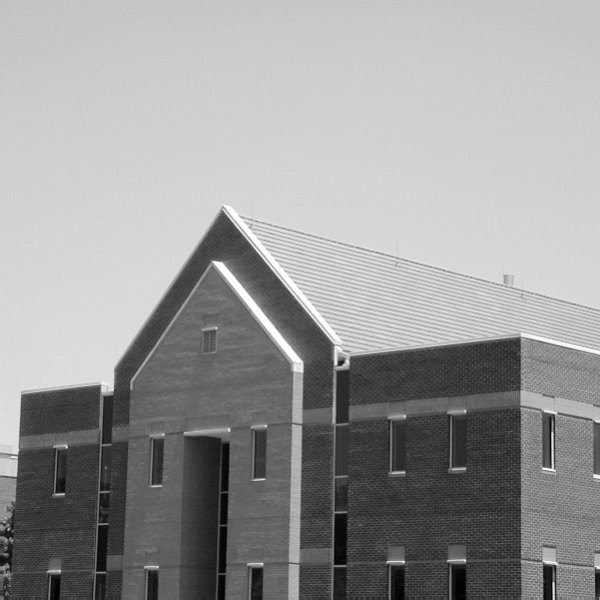
#> input picture Material de lectura Clase IV/Python_Segmentacion/building.tif, 600 x 600 px
$ python PI_U5_Segmentacion.py   (older library calls are emulated)
#> lines starting #> are read from the running program, lines starting #| are printed output that depends on the picture; after the words box and inside, x2 and y2 are one past the last pixel; in counts of white or black regions, pixels touching at a corner belong together
import cv2
import numpy as np
import matplotlib.pyplot as plt

# Defininimos fuinción para mostrar imágenes
def imshow(img, title=None, color_img=False, blocking=False):
    plt.figure()
    if color_img:
        plt.imshow(img)
    else:
        plt.imshow(img, cmap='gray')
    plt.title(title)
    plt.xticks([]), plt.yticks([])
    plt.show(block=blocking)


# --- Cargo Imagen --------------------------------------------------------------
f = cv2.imread('building.tif')              # Leemos imagen
#> f is the input picture: shape (600, 600, 3); min 0, max 255, mean 152.9
gray = cv2.cvtColor(f, cv2.COLOR_BGR2GRAY)  # Pasamos a escala de grises
imshow(gray)

# --- SOBEL ---------------------------------------------------------------------
ddepth = cv2.CV_16S  # Formato salida
grad_x = cv2.Sobel(gray, ddepth, 1, 0, ksize=3) # https://docs.opencv.org/3.4/d4/d86/group__imgproc__filter.html#gacea54f142e81b6758cb6f375ce782c8d
grad_y = cv2.Sobel(gray, ddepth, 0, 1, ksize=3) # Tutorial: https://opencv-python-tutroals.readthedocs.io/en/latest/py_tutorials/py_imgproc/py_gradients/py_gradients.html
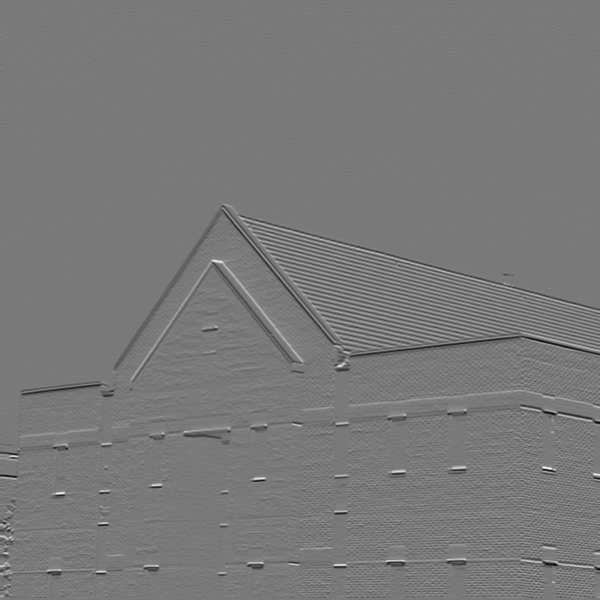
#> grad_y: shape (600, 600) int16; min -621, max 680, mean -1.7; drawn with min black and max white

# Pasamos a 8 bit
abs_grad_x = cv2.convertScaleAbs(grad_x)
abs_grad_y = cv2.convertScaleAbs(grad_y)
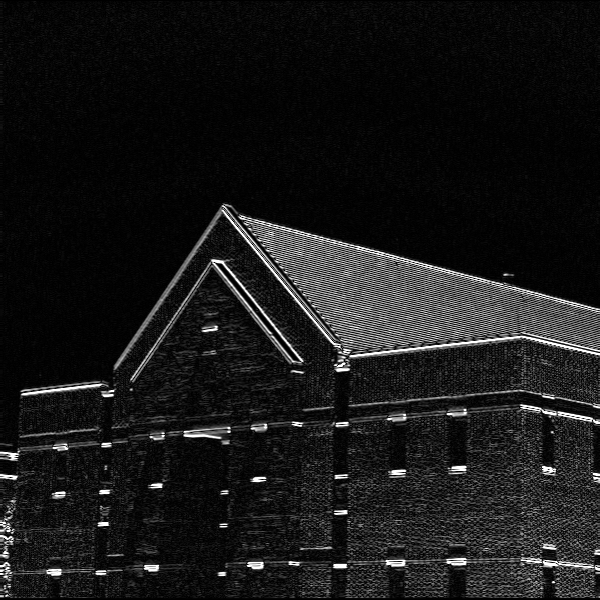
#> abs_grad_y: shape (600, 600); min 0, max 255, mean 24.5
cv2.imshow("Sobel dx", abs_grad_x)
cv2.imshow("Sobel dy", abs_grad_y)

# Sumamos los gradientes en una nueva imagen
grad = cv2.addWeighted(abs_grad_x, 0.5, abs_grad_y, 0.5, 0)
cv2.imshow("Sobel", grad)

# --- Umbralizamos los gradientes -------------------------------
abs_grad_x_th = np.zeros(abs_grad_x.shape)
abs_grad_x_th[abs_grad_x == abs_grad_x.max()] = 255
cv2.imshow("sobel x + umbral", abs_grad_x_th)
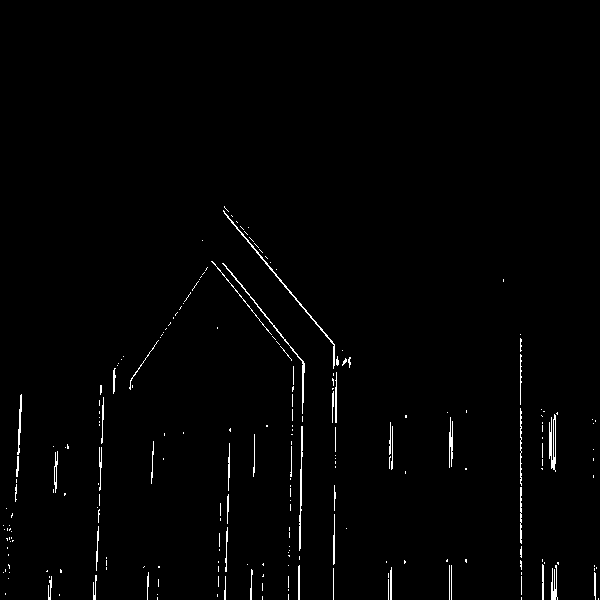
#> window 'sobel x + umbral': shape (600, 600); 1.2% white in thin lines or dots, all inside (x1, y1, x2, y2) = (3, 206, 599, 600)

abs_grad_y_th = np.zeros(abs_grad_y.shape)
abs_grad_y_th[abs_grad_y == abs_grad_y.max()] = 255
cv2.imshow("sobel y + umbral", abs_grad_y_th)

grad_th = np.zeros(grad.shape)
grad_th[grad >= 0.5*grad.max()] = 255
cv2.imshow("sobel x+y + umbral", grad_th)

# --- LoG ----------------------------------------------------------
blur = cv2.GaussianBlur(gray, (3,3), 0)
LoG = cv2.Laplacian(blur, cv2.CV_64F, ksize=3)
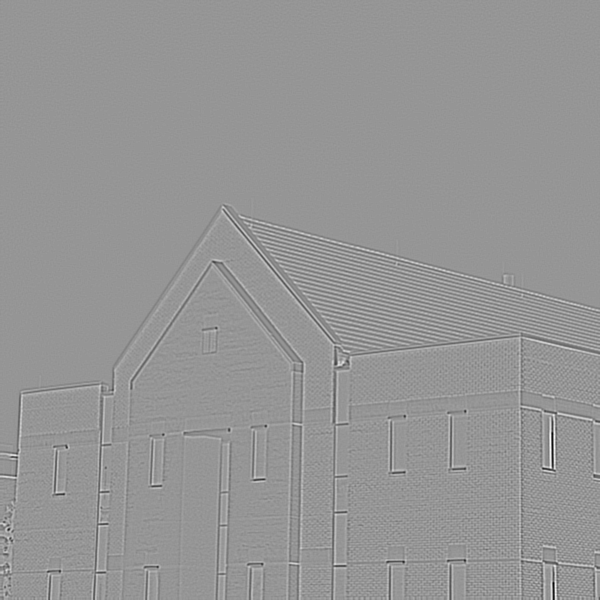
#> LoG: shape (600, 600) float64; min -452, max 318, mean 0; drawn with min black and max white
LoG_abs = cv2.convertScaleAbs(LoG)   # Pasamos a 8 bit
imshow(LoG_abs, title="LoG + abs()")
# imshow(np.abs(LoG), title="LoG")
LoG_abs_th = LoG_abs > LoG_abs.max()*0.3
#> LoG_abs_th: shape (600, 600) bool; 4.2% white in thin lines or dots, all inside (x1, y1, x2, y2) = (0, 205, 600, 600)
imshow(LoG_abs_th, title="LoG + abs() + umbral")

def Zero_crossing(image):
    z_c_image = np.zeros(image.shape)
    # For each pixel, count the number of positive and negative pixels in the neighborhood
    for i in range(1, image.shape[0] - 1):
        for j in range(1, image.shape[1] - 1):
            negative_count = 0
            positive_count = 0
            neighbour = [image[i+1, j-1],image[i+1, j],image[i+1, j+1],image[i, j-1],image[i, j+1],image[i-1, j-1],image[i-1, j],image[i-1, j+1]]
            d = max(neighbour)
            e = min(neighbour)
            for h in neighbour:
                if h>0:
                    positive_count += 1
                elif h<0:
                    negative_count += 1
            # If both negative and positive values exist in the pixel neighborhood, then that pixel is a potential zero crossing

            z_c = ((negative_count > 0) and (positive_count > 0))

            # Change the pixel value with the maximum neighborhood difference with the pixel
            if z_c:
                if image[i,j]>0:
                    z_c_image[i, j] = image[i,j] + np.abs(e)
                elif image[i,j]<0:
                    z_c_image[i, j] = np.abs(image[i,j]) + d
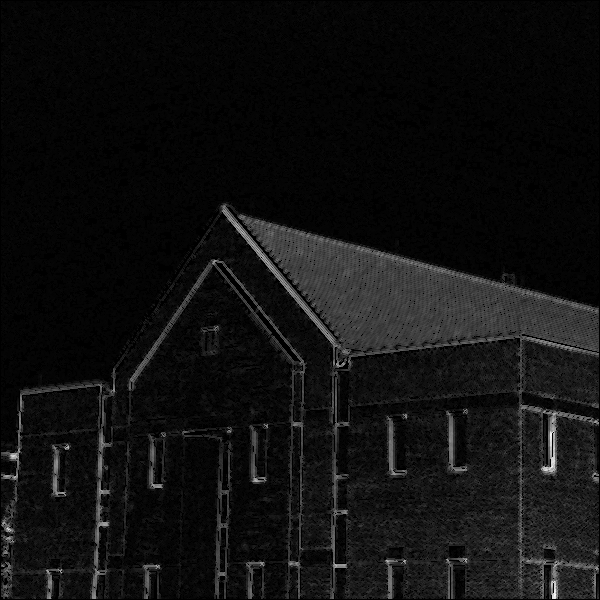
#> z_c_image: shape (600, 600) float64; min 0, max 468, mean 30.4; drawn with min black and max white

    # Normalize and change datatype to 'uint8' (optional)
    z_c_norm = z_c_image/z_c_image.max()*255
    z_c_image = np.uint8(z_c_norm)

    return z_c_image

LoG_z = Zero_crossing(LoG)
th = LoG_z.max()*0.3
#> th = 76.5
LoG_zth = np.uint8(LoG_z > th)*255
#> LoG_zth: shape (600, 600); 3.1% white in thin lines or dots, all inside (x1, y1, x2, y2) = (1, 204, 599, 599)
imshow(LoG_z, title="LoG + Zero Corssing")
imshow(LoG_zth, title="LoG + Zero Corssing + Umbral")


# --- CANNY ---------------------------------------------------------------------------------------
f_blur = cv2.GaussianBlur(f, ksize=(3, 3), sigmaX=1.5)
gcan = cv2.Canny(f_blur, threshold1=0.04*255, threshold2=0.1*255)
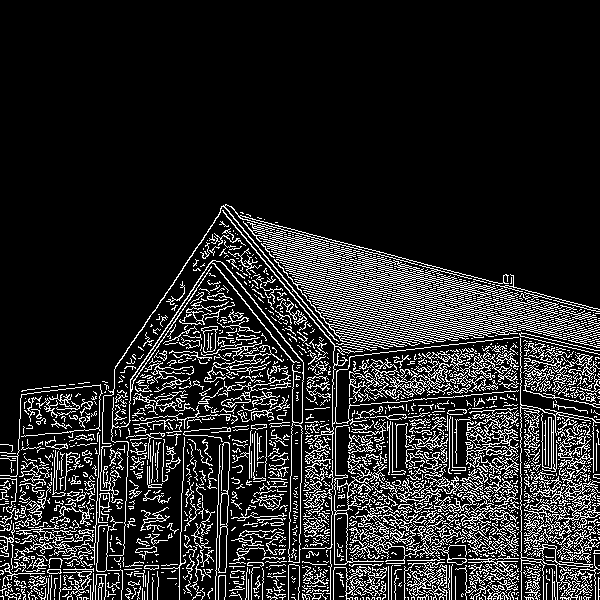
#> gcan: shape (600, 600); 14.9% white in thin lines or dots, all inside (x1, y1, x2, y2) = (0, 204, 600, 600)
gcan = cv2.Canny(f_blur, threshold1=0.4*255, threshold2=0.75*255)
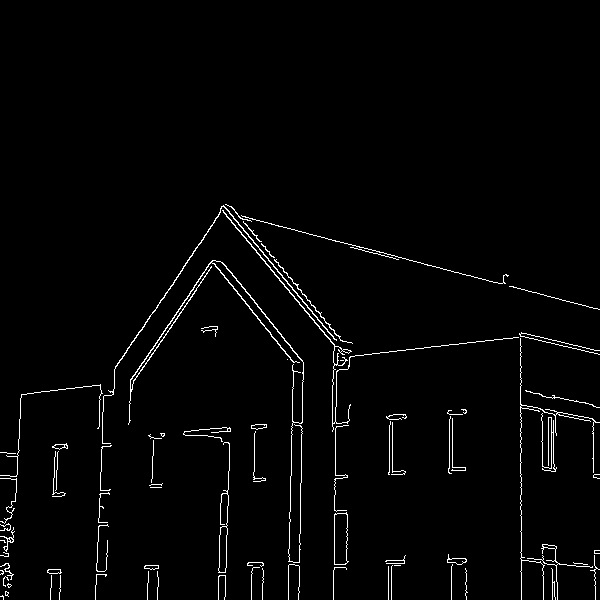
#> gcan: shape (600, 600); 2.1% white in thin lines or dots, all inside (x1, y1, x2, y2) = (0, 204, 600, 600)
cv2.imshow("Canny", gcan)


# --- Contornos -----------------------------------------------------------------------------------
f = cv2.imread('contornos.png')             # Leemos imagen
#> (the run stopped early here; a loop or call above may not have finished)
